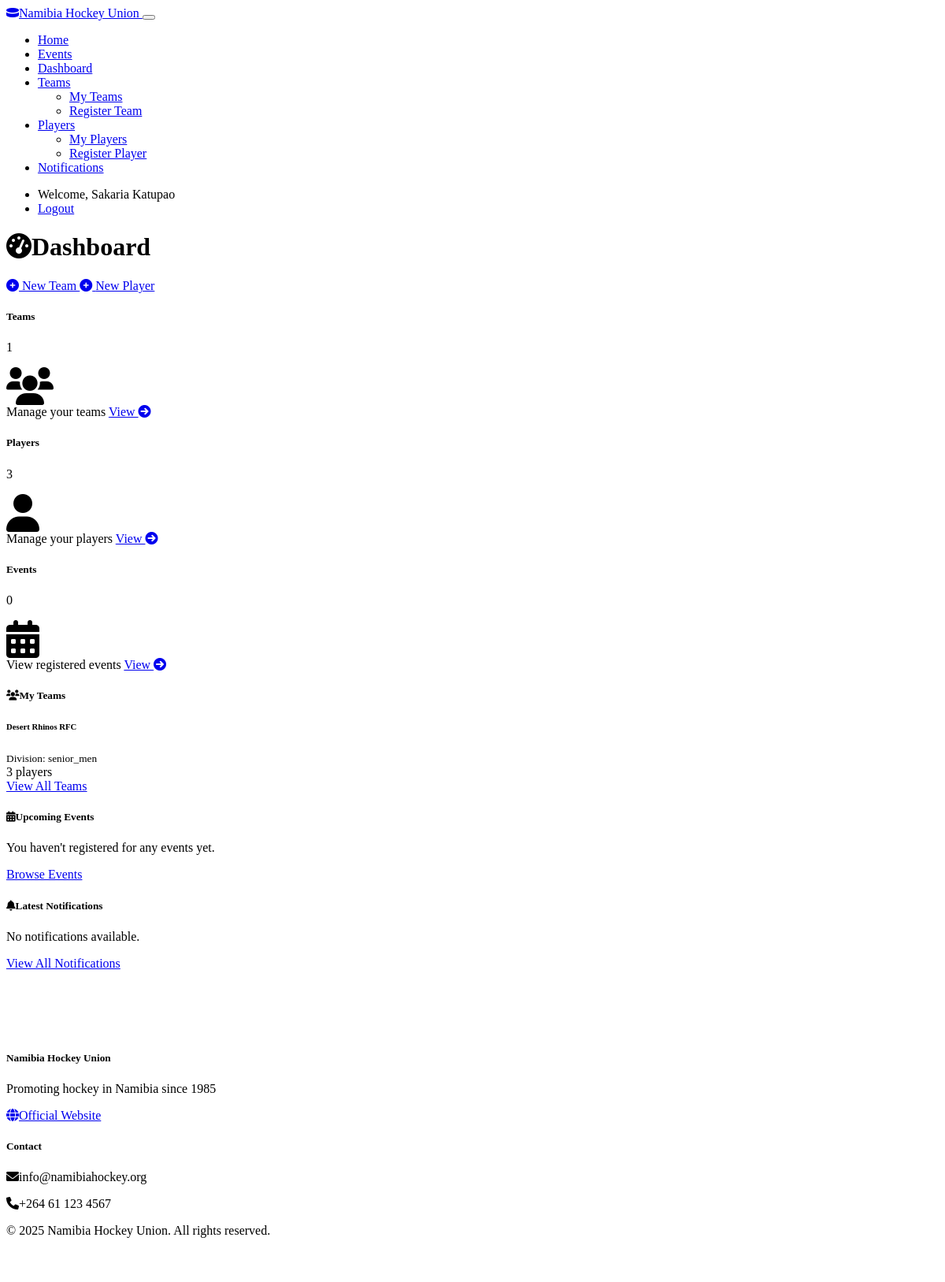
The page /dashboard (signed in) on the database its author committed.
### models.py (models this page shows, shortened)
class User(UserMixin, db.Model):
    id = db.Column(db.Integer, primary_key=True)
    username = db.Column(db.String(64), unique=True, nullable=False)
    email = db.Column(db.String(120), unique=True, nullable=False)
    password_hash = db.Column(db.String(256), nullable=False)
    is_admin = db.Column(db.Boolean, default=False)
    teams = db.relationship('Team', backref='manager', lazy=True)

class Team(db.Model):
    id = db.Column(db.Integer, primary_key=True)
    name = db.Column(db.String(100), nullable=False)
    division = db.Column(db.String(50), nullable=False)
    founded_year = db.Column(db.Integer)
    manager_id = db.Column(db.Integer, db.ForeignKey('user.id'), nullable=False)
    logo_url = db.Column(db.String(256))
    created_at = db.Column(db.DateTime, default=datetime.utcnow)
    players = db.relationship('Player', secondary=player_team, lazy='subquery',
                            backref=db.backref('teams', lazy=True))
    events = db.relationship('Event', secondary=team_event, lazy='subquery',
                           backref=db.backref('teams', lazy=True))

### routes.py (the view)
@app.route('/dashboard')
@login_required
def dashboard():
    now = datetime.utcnow()
    user_teams = Team.query.filter_by(manager_id=current_user.id).all()
    players = []
    for team in user_teams:
        players.extend(team.players)
    players = list(set(players))
    events = []
    for team in user_teams:
        events.extend(team.events)
    events = list(set(events))
    notifications = Notification.query.filter(
        (Notification.is_global == True) |
        (Notification.target_team_id.in_([team.id for team in user_teams]))
    ).order_by(Notification.created_at.desc()).limit(10).all()
    return render_template('dashboard.html',
                          teams=user_teams,
                          players=players,
                          events=events,
                          notifications=notifications,
                          now=now)

### models.py (called while the page is built)
@login_manager.user_loader
def load_user(user_id):
    return User.query.get(int(user_id))

### templates/dashboard.html (shortened to what this page needs)
{% extends "base.html" %}
{% block content %}
<div class="row mb-4">
    <div class="col-md-8">
        <h1 class="mb-4"><i class="fas fa-tachometer-alt me-2"></i>Dashboard</h1>
    </div>
    <div class="col-md-4 text-md-end">
        <div class="btn-group">
            <a href="{{ url_for('register_team') }}" class="btn btn-primary">
                <i class="fas fa-plus-circle me-1"></i> New Team
            </a>
            <a href="{{ url_for('register_player') }}" class="btn btn-outline-primary">
                <i class="fas fa-plus-circle me-1"></i> New Player
            </a>
        </div>
    </div>
</div>
<div class="row mb-4">
    <div class="col-md-4">
        <div class="card text-white bg-primary mb-4">
            <div class="card-body">
                <div class="d-flex justify-content-between align-items-center">
                    <div>
                        <h5 class="card-title mb-0">Teams</h5>
                        <p class="display-4 mb-0">{{ teams|length }}</p>
                    </div>
                    <i class="fas fa-users fa-3x opacity-50"></i>
                </div>
            </div>
            <div class="card-footer d-flex justify-content-between align-items-center">
                <span>Manage your teams</span>
                <a href="{{ url_for('team_list') }}" class="text-white">View <i class="fas fa-arrow-circle-right"></i></a>
            </div>
        </div>
    </div>
    <div class="col-md-4">
        <div class="card text-white bg-success mb-4">
            <div class="card-body">
                <div class="d-flex justify-content-between align-items-center">
                    <div>
                        <h5 class="card-title mb-0">Players</h5>
                        <p class="display-4 mb-0">{{ players|length }}</p>
                    </div>
                    <i class="fas fa-user fa-3x opacity-50"></i>
                </div>
            </div>
            <div class="card-footer d-flex justify-content-between align-items-center">
                <span>Manage your players</span>
                <a href="{{ url_for('player_list') }}" class="text-white">View <i class="fas fa-arrow-circle-right"></i></a>
            </div>
        </div>
    </div>
    <div class="col-md-4">
        <div class="card text-white bg-info mb-4">
            <div class="card-body">
                <div class="d-flex justify-content-between align-items-center">
                    <div>
                        <h5 class="card-title mb-0">Events</h5>
                        <p class="display-4 mb-0">{{ events|length }}</p>
                    </div>
                    <i class="fas fa-calendar-alt fa-3x opacity-50"></i>
                </div>
            </div>
            <div class="card-footer d-flex justify-content-between align-items-center">
                <span>View registered events</span>
                <a href="{{ url_for('event_list') }}" class="text-white">View <i class="fas fa-arrow-circle-right"></i></a>
            </div>
        </div>
    </div>
</div>
<div class="row">
    <div class="col-md-6">
        <div class="card mb-4">
            <div class="card-header bg-dark text-white">
                <h5 class="mb-0"><i class="fas fa-users me-2"></i>My Teams</h5>
            </div>
            <div class="card-body p-0">
                {% if teams %}
                <div class="list-group list-group-flush">
                    {% for team in teams %}
                    <div class="list-group-item">
                        <div class="d-flex justify-content-between align-items-center">
                            <div>
                                <h6 class="mb-1">{{ team.name }}</h6>
                                <small>Division: {{ team.division }}</small>
                            </div>
                            <span class="badge bg-primary rounded-pill">{{ team.players|length }} players</span>
                        </div>
                    </div>
                    {% endfor %}
                </div>
                {% else %}
                <div class="p-3 text-center">
                    <p class="mb-0">You haven't registered any teams yet.</p>
                    <a href="{{ url_for('register_team') }}" class="btn btn-sm btn-primary mt-2">Register a Team</a>
                </div>
                {% endif %}
            </div>
            {% if teams %}
            <div class="card-footer text-center">
                <a href="{{ url_for('team_list') }}" class="btn btn-sm btn-outline-dark">View All Teams</a>
            </div>
            {% endif %}
        </div>
    </div>
    <div class="col-md-6">
        <div class="card mb-4">
            <div class="card-header bg-dark text-white">
                <h5 class="mb-0"><i class="fas fa-calendar-alt me-2"></i>Upcoming Events</h5>
            </div>
            <div class="card-body p-0">
                {% if events %}
                <div class="list-group list-group-flush">
                    {% for event in events %}
                    <div class="list-group-item">
                        <div class="d-flex w-100 justify-content-between">
                            <h6 class="mb-1">{{ event.name }}</h6>
                            <small>{{ event.start_date.strftime('%d %b %Y') }}</small>
                        </div>
                        <small>{{ event.location }}</small>
                    </div>
                    {% endfor %}
                </div>
                {% else %}
                <div class="p-3 text-center">
                    <p class="mb-0">You haven't registered for any events yet.</p>
                    <a href="{{ url_for('event_list') }}" class="btn btn-sm btn-primary mt-2">Browse Events</a>
                </div>
                {% endif %}
            </div>
        </div>
    </div>
</div>
<div class="row">
    <div class="col-12">
        <div class="card">
            <div class="card-header bg-dark text-white">
                <h5 class="mb-0"><i class="fas fa-bell me-2"></i>Latest Notifications</h5>
            </div>
            <div class="card-body p-0">
                {% if notifications %}
                <div class="list-group list-group-flush">
                    {% for notification in notifications %}
                    <div class="list-group-item">
                        <div class="d-flex w-100 justify-content-between">
                            <h6 class="mb-1">{{ notification.title }}</h6>
                            <small>{{ notification.created_at.strftime('%d %b %Y') }}</small>
                        </div>
                        <p class="mb-1">{{ notification.content }}</p>
                        {% if notification.is_global %}
                        <small class="text-muted"><i class="fas fa-globe me-1"></i>Global announcement</small>
                        {% elif notification.target_team %}
                        <small class="text-muted"><i class="fas fa-users me-1"></i>For team: {{ notification.target_team.name }}</small>
                        {% endif %}
                    </div>
                    {% endfor %}
                </div>
                {% else %}
                <div class="p-3 text-center">
                    <p class="mb-0">No notifications available.</p>
                </div>
                {% endif %}
            </div>
            <div class="card-footer text-center">
                <a href="{{ url_for('notifications') }}" class="btn btn-sm btn-outline-dark">View All Notifications</a>
            </div>
        </div>
    </div>
</div>
{% endblock %}

### templates/base.html (shortened to what this page needs)
<!DOCTYPE html>
<html lang="en" data-bs-theme="dark">
<head>
    <link rel="stylesheet" href="https://cdn.replit.com/agent/bootstrap-agent-dark-theme.min.css">
    <link rel="stylesheet" href="https://cdnjs.cloudflare.com/ajax/libs/font-awesome/6.0.0-beta3/css/all.min.css">
    <link rel="stylesheet" href="{{ url_for('static', filename='css/custom.css') }}">
</head>
<body>
    <header>
        <nav class="navbar navbar-expand-lg navbar-dark bg-dark">
            <div class="container">
                <a class="navbar-brand" href="{{ url_for('index') }}">
                    <i class="fas fa-hockey-puck me-2"></i>Namibia Hockey Union
                </a>
                <button class="navbar-toggler" type="button" data-bs-toggle="collapse" data-bs-target="#navbarNav"
                        aria-controls="navbarNav" aria-expanded="false" aria-label="Toggle navigation">
                </button>
                <div class="collapse navbar-collapse" id="navbarNav">
                    <ul class="navbar-nav me-auto">
                        <li class="nav-item">
                            <a class="nav-link" href="{{ url_for('index') }}">Home</a>
                        </li>
                        <li class="nav-item">
                            <a class="nav-link" href="{{ url_for('event_list') }}">Events</a>
                        </li>
                        {% if current_user.is_authenticated %}
                        <li class="nav-item">
                            <a class="nav-link" href="{{ url_for('dashboard') }}">Dashboard</a>
                        </li>
                        <li class="nav-item dropdown">
                            <a class="nav-link dropdown-toggle" href="#" id="teamDropdown" role="button"
                               data-bs-toggle="dropdown" aria-expanded="false">
                                Teams
                            </a>
                            <ul class="dropdown-menu" aria-labelledby="teamDropdown">
                                <li><a class="dropdown-item" href="{{ url_for('team_list') }}">My Teams</a></li>
                                <li><a class="dropdown-item" href="{{ url_for('register_team') }}">Register Team</a></li>
                            </ul>
                        </li>
                        <li class="nav-item dropdown">
                            <a class="nav-link dropdown-toggle" href="#" id="playerDropdown" role="button"
                               data-bs-toggle="dropdown" aria-expanded="false">
                                Players
                            </a>
                            <ul class="dropdown-menu" aria-labelledby="playerDropdown">
                                <li><a class="dropdown-item" href="{{ url_for('player_list') }}">My Players</a></li>
                                <li><a class="dropdown-item" href="{{ url_for('register_player') }}">Register Player</a></li>
                            </ul>
                        </li>
                        <li class="nav-item">
                            <a class="nav-link" href="{{ url_for('notifications') }}">Notifications</a>
                        </li>
                        {% endif %}
                    </ul>
                    <ul class="navbar-nav">
                        {% if current_user.is_authenticated %}
                        <li class="nav-item">
                            <span class="nav-link">Welcome, {{ current_user.username }}</span>
                        </li>
                        <li class="nav-item">
                            <a class="nav-link" href="{{ url_for('logout') }}">Logout</a>
                        </li>
                        {% endif %}
                    </ul>
                </div>
            </div>
        </nav>
    </header>
    <main class="container py-4">
        {% block content %}{% endblock %}
    </main>
    <footer class="bg-dark text-light py-4 mt-5">
        <div class="container">
            <div class="row">
                <div class="col-md-6">
                    <h5>Namibia Hockey Union</h5>
                    <p>Promoting hockey in Namibia since 1985</p>
                    <p>
                        <a href="https://namibiahockey.org" class="text-light" target="_blank">
                            <i class="fas fa-globe me-2"></i>Official Website
                        </a>
                    </p>
                </div>
                <div class="col-md-6 text-md-end">
                    <h5>Contact</h5>
                    <p><i class="fas fa-envelope me-2"></i>info@namibiahockey.org</p>
                    <p><i class="fas fa-phone me-2"></i>+264 61 123 4567</p>
                </div>
            </div>
            <div class="row mt-3">
                <div class="col-12 text-center">
                    <p class="mb-0">&copy; {{ now.year }} Namibia Hockey Union. All rights reserved.</p>
                </div>
            </div>
        </div>
    </footer>
</body>
</html>

### static/css/custom.css (style rules this page uses)
footer { margin-top: 3rem; padding-top: 2rem; padding-bottom: 2rem; border-top: 1px solid rgba(255, 255, 255, 0.1); }

### rows shown on the page
User: username "Sakaria Katupao"
Team: name "Desert Rhinos RFC", division "senior_men", players|length "3"

### other values the page prints
{{ teams|length }} "1"
{{ players|length }} "3"
{{ events|length }} "0"
